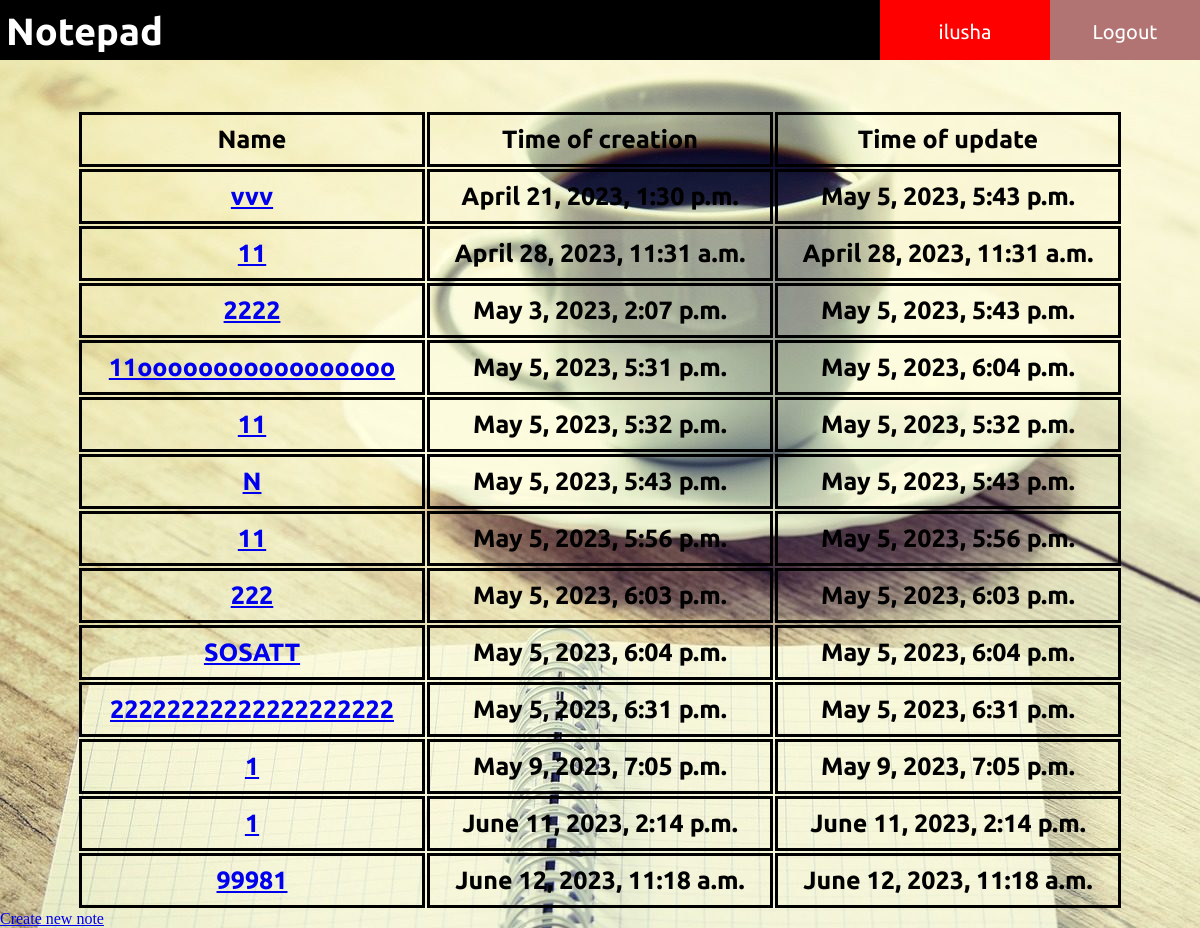
Before: /base/users/1/ (signed in) with the older database file.
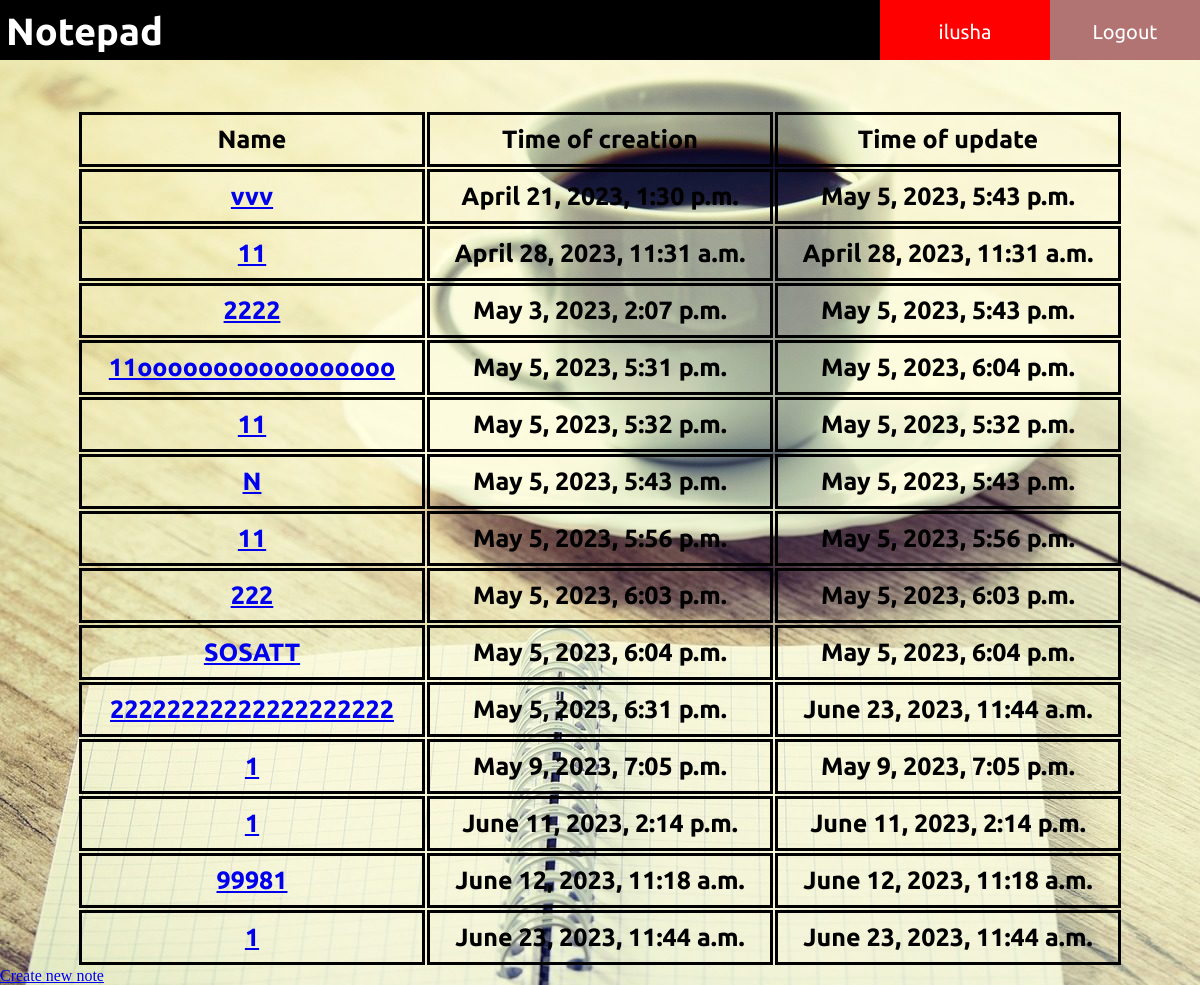
After: the same page with the newer database file.
### note/models.py (models this page shows)
class Note(models.Model):
    title = models.CharField(max_length=255, null=True, blank=True)
    content = models.TextField(blank=True, null=True)
    create = models.DateTimeField(default=timezone.now(), blank=True, null=True)
    update = models.DateTimeField(default=timezone.now(), blank=True, null=True)
    username = models.TextField(blank=True)

### note/views.py (the view)
# urls.py: path("<int:user_id>/", get_user_notes, name="get_user_notes"),
def get_user_notes(request, *args, **kwargs):
    if request.user.is_authenticated:
        user_objects = Note.objects.filter(username=request.user.username)
        context = {"user_objects": user_objects, "user_id": request.user.id}
        return render(request, "note/all_user_notes.html", context)

### note/templates/note/all_user_notes.html (shortened to what this page needs)
{% extends 'base.html' %}
{% load static %}
{% block css %}
    <link rel="stylesheet" href="{% static 'note/css/all_user_notes.css' %}" />
{% endblock %}
{% block content %}
<div class="navbar-custom">
  <div class="navbar-custom-notepad">
    <a class="main-name" href="{% url 'home' %}">Notepad</a>
  </div>
  <div class="navbar-custom-user">
    <a href="#">{{ user }}</a>
  </div>
  <div class="navbar-custom-logout">
    <a href="{% url 'logout' %}">Logout</a>
  </div>
</div>
<table id="notes-table">
  <tr>
    <th>Name</th>
    <th>Time of creation</th>
    <th>Time of update</th>
  </tr>
  {% for obj in user_objects %}
    <tr>
      <th><a href="{% url 'update_note' user_id=user_id title=obj.title note_id=obj.id %}">
        {{obj.title}}</a></th>
      <th>{{obj.create}} </th>
      <th>{{obj.update}} </th>
    </tr>
  {% endfor %}
</table>
<a href="{% url 'new_user_note' user_id=user_id type_of_note='new' %}"
  >Create new note</a
>
{% endblock %}

Changed rows visible on the page:
changed Note "May 5, 2023, 6:31 p.m.": update "May 5, 2023, 6:31 p.m." → "June 23, 2023, 11:44 a.m."
added Note: title "1", create "June 23, 2023, 11:44 a.m.", update "June 23, 2023, 11:44 a.m."
